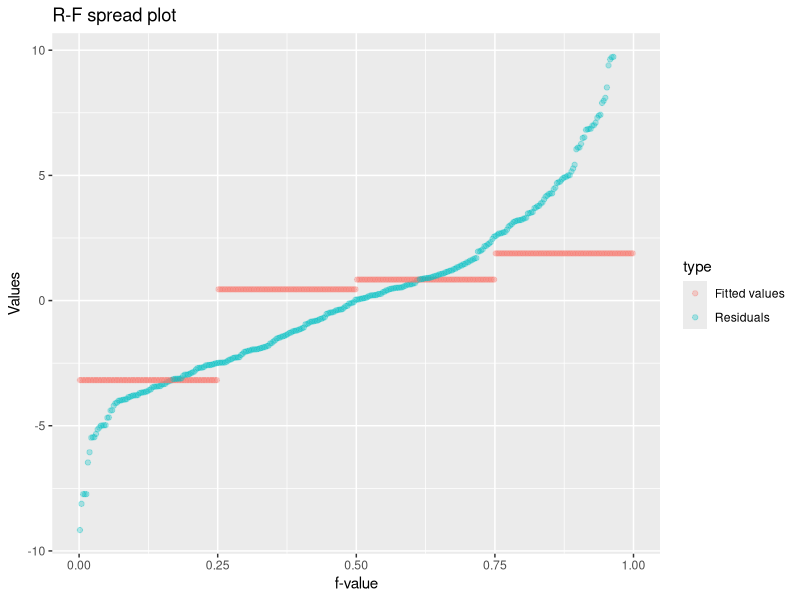
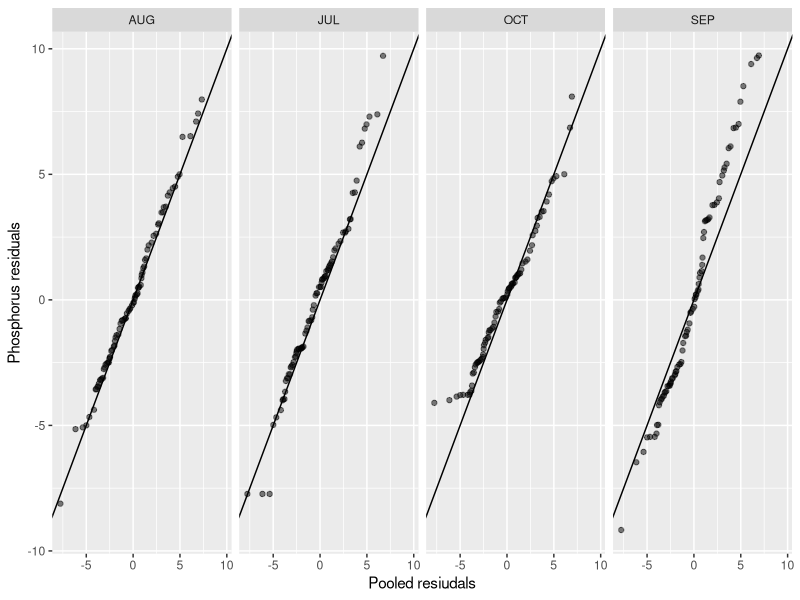

These figures' R source, in order:
## ---- chunk 1
knitr::opts_chunk$set(echo = TRUE, message = FALSE, warning = FALSE)
## ---- chunk 2
library(ggplot2)
library(dplyr)
library(tidyr)

df <- read.csv ("evergladesP.csv") #load data

df1 <- df %>% 
  pivot_longer( cols= 2:13, names_to = "Month", values_to = "Phosphorus_concentrations") %>% 
  filter(Month %in% c("JUL", "AUG", "SEP", "OCT")) #select months and pivot longer
 

rf <- df1 %>%   # Normalize values to global mean
  mutate(norm = Phosphorus_concentrations - mean(Phosphorus_concentrations, 
                                                na.rm = TRUE))%>% 
  group_by(Month) %>% 
  mutate( Residuals  = norm - mean(norm, na.rm = TRUE), # Extract group residuals
          `Fitted values` = mean(norm, na.rm = TRUE)) %>% # Extract group means
  ungroup() %>% 
  select(Residuals, 'Fitted values') %>% 
  pivot_longer( names_to = "type", values_to = "Values",
                cols = everything()) %>% 
  group_by(type) %>% 
  arrange(Values) %>% 
  mutate( fval= (row_number()-0.5)/ n()) #calculate f val

#Overlayed R-F spread plot
ggplot(rf, aes(x = fval, y = Values, col = type)) + 
  geom_point(alpha = 0.3, cex = 1.5) +
  xlab("f-value") + ylab("Values") + ggtitle("R-F spread plot")
## ---- chunk 3
df3 <- df1 %>%
  group_by(Month)  %>%
  mutate(Phos.res = Phosphorus_concentrations - mean(Phosphorus_concentrations, 
                                                     na.rm= TRUE)) %>% 
  #get resiudals by month
  arrange(Phos.res)  %>% 
  mutate(f.val    = (row_number() - 0.5) / n())  %>% #create percentiles 
  ungroup()  %>% #ungroup to get pooled residuals for all of data
  mutate(Pooled.res = quantile(Phos.res, probs = f.val, na.rm = TRUE))  %>%
  select(Month, Phos.res, Pooled.res)

#Graph resiudals for each month
ggplot(df3, aes(y = Phos.res, x = Pooled.res)) + geom_point(alpha = 0.5) + 
              geom_abline(intercept = 0, slope = 1) + 
  ylab("Phosphorus residuals")+ xlab("Pooled resiudals")+
              facet_wrap(~ Month, nrow = 1) 
